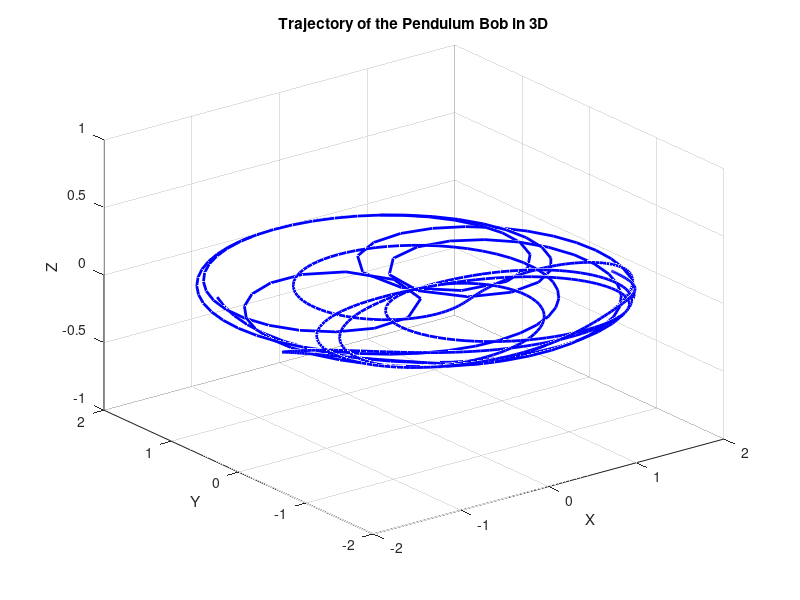

Here is the MATLAB script that generated this plot:
function double_pendulum_trajectory
    clc
    clear
    close all
    warning off

    %% Define Constants and Parameters
    g = 9.81; % Acceleration due to gravity (m/s^2)
    m1 = 1;   % Mass of first pendulum (kg)
    m2 = 1;   % Mass of second pendulum (kg)
    L1 = 1;   % Length of first pendulum (m)
    L2 = 1;   % Length of second pendulum (m)

    % Define simulation parameters
    T = 10;       % Total simulation time (s)
    freq = 75;   % Sampling frequency (Hz)
    dt = 1 / freq;
    time = 0:dt:T-dt;
    N = T * freq;

    % Initial conditions
    q1_0 = pi / 2;    % Initial angle of the first pendulum (rad)
    q2_0 = pi / 4;    % Initial angle of the second pendulum (rad)
    omega1_0 = 0;     % Initial angular velocity of the first pendulum (rad/s)
    omega2_0 = 0;     % Initial angular velocity of the second pendulum (rad/s)

    % State vector [q1; q2; omega1; omega2]
    xi_0 = [q1_0; q2_0; omega1_0; omega2_0];

    %% Simulation
    options = odeset('RelTol', 1e-6, 'AbsTol', 1e-6); 
    [t, xi] = ode45(@(t, xi) double_pendulum_dynamics(t, xi, g, m1, m2, L1, L2), time, xi_0, options);

    % Extract states
    q1 = xi(:, 1);
    q2 = xi(:, 2);

    % Convert angles to Cartesian coordinates
    x1 = L1 * sin(q1);
    y1 = -L1 * cos(q1);
    x2 = x1 + L2 * sin(q2);
    y2 = y1 - L2 * cos(q2);

    %% Visualization
    figure;
    plot3(x2, y2, zeros(size(x2)), 'b', 'LineWidth', 2); % Plot trajectory in 3D
    xlabel('X');
    ylabel('Y');
    zlabel('Z');
    title('Trajectory of the Pendulum Bob in 3D');
    grid on;
end

function dxdt = double_pendulum_dynamics(t, xi, g, m1, m2, L1, L2)
    q1 = xi(1);
    q2 = xi(2);
    omega1 = xi(3);
    omega2 = xi(4);

    % Lagrangian
    dq1dt = omega1;
    dq2dt = omega2;

    % Compute accelerations
    domega1dt = (m2 * g * sin(q2) * cos(q1 - q2) - m2 * L1 * omega1^2 * sin(q1 - q2) * cos(q1 - q2) - (m1 + m2) * g * sin(q1)) / (L1 * (m1 + m2 * sin(q1 - q2)^2));
    domega2dt = ((m1 + m2) * (L1 * omega1^2 * sin(q1 - q2) - g * sin(q2) + g * sin(q1) * cos(q1 - q2)) - m2 * L2 * omega2^2 * sin(q1 - q2)) / (L2 * (m1 + m2 * sin(q1 - q2)^2));

    dxdt = [dq1dt; dq2dt; domega1dt; domega2dt];
end
